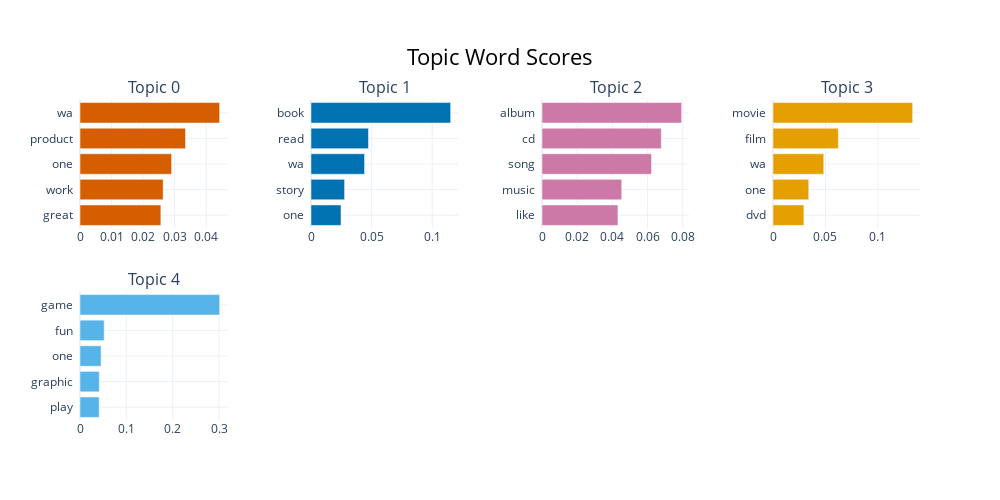

This figure's notebook cell:
### Code cell
# Visualize top-n terms per topic
fig_barchart = topic_model.visualize_barchart()
fig_barchart.show()

### Figure 1 — Plotly figure (JSON) as saved in the notebook; plotly's stock layout.template omitted (floating-point values rounded to 4 significant figures)
{"data": [{"marker": {"color": "#D55E00"}, "orientation": "h", "type": "bar", "x": [0.02561, 0.02633, 0.02901, 0.03343, 0.04423], "xaxis": "x", "y": ["great  ", "work  ", "one  ", "product  ", "wa  "], "yaxis": "y"}, {"marker": {"color": "#0072B2"}, "orientation": "h", "type": "bar", "x": [0.02476, 0.0277, 0.04419, 0.0474, 0.1152], "xaxis": "x2", "y": ["one  ", "story  ", "wa  ", "read  ", "book  "], "yaxis": "y2"}, {"marker": {"color": "#CC79A7"}, "orientation": "h", "type": "bar", "x": [0.04316, 0.04531, 0.06225, 0.0678, 0.07936], "xaxis": "x3", "y": ["like  ", "music  ", "song  ", "cd  ", "album  "], "yaxis": "y3"}, {"marker": {"color": "#E69F00"}, "orientation": "h", "type": "bar", "x": [0.02943, 0.03407, 0.04837, 0.06226, 0.1331], "xaxis": "x4", "y": ["dvd  ", "one  ", "wa  ", "film  ", "movie  "], "yaxis": "y4"}, {"marker": {"color": "#56B4E9"}, "orientation": "h", "type": "bar", "x": [0.04135, 0.0417, 0.04549, 0.05222, 0.3014], "xaxis": "x5", "y": ["play  ", "graphic  ", "one  ", "fun  ", "game  "], "yaxis": "y5"}], "layout": {"annotations": [{"font": {"size": 16}, "showarrow": false, "text": "Topic 0", "x": 0.0875, "xanchor": "center", "xref": "paper", "y": 1, "yanchor": "bottom", "yref": "paper"}, {"font": {"size": 16}, "showarrow": false, "text": "Topic 1", "x": 0.3625, "xanchor": "center", "xref": "paper", "y": 1, "yanchor": "bottom", "yref": "paper"}, {"font": {"size": 16}, "showarrow": false, "text": "Topic 2", "x": 0.6375, "xanchor": "center", "xref": "paper", "y": 1, "yanchor": "bottom", "yref": "paper"}, {"font": {"size": 16}, "showarrow": false, "text": "Topic 3", "x": 0.9125, "xanchor": "center", "xref": "paper", "y": 1, "yanchor": "bottom", "yref": "paper"}, {"font": {"size": 16}, "showarrow": false, "text": "Topic 4", "x": 0.0875, "xanchor": "center", "xref": "paper", "y": 0.4, "yanchor": "bottom", "yref": "paper"}], "height": 500, "hoverlabel": {"bgcolor": "white", "font": {"family": "Rockwell", "size": 16}}, "showlegend": false, "title": {"font": {"color": "Black", "size": 22}, "text": "Topic Word Scores", "x": 0.5, "xanchor": "center", "yanchor": "top"}, "width": 1000, "xaxis": {"anchor": "y", "domain": [0, 0.175], "showgrid": true}, "xaxis2": {"anchor": "y2", "domain": [0.275, 0.45], "showgrid": true}, "xaxis3": {"anchor": "y3", "domain": [0.55, 0.725], "showgrid": true}, "xaxis4": {"anchor": "y4", "domain": [0.825, 1], "showgrid": true}, "xaxis5": {"anchor": "y5", "domain": [0, 0.175], "showgrid": true}, "xaxis6": {"anchor": "y6", "domain": [0.275, 0.45], "showgrid": true}, "xaxis7": {"anchor": "y7", "domain": [0.55, 0.725], "showgrid": true}, "xaxis8": {"anchor": "y8", "domain": [0.825, 1], "showgrid": true}, "yaxis": {"anchor": "x", "domain": [0.6, 1], "showgrid": true}, "yaxis2": {"anchor": "x2", "domain": [0.6, 1], "showgrid": true}, "yaxis3": {"anchor": "x3", "domain": [0.6, 1], "showgrid": true}, "yaxis4": {"anchor": "x4", "domain": [0.6, 1], "showgrid": true}, "yaxis5": {"anchor": "x5", "domain": [0, 0.4], "showgrid": true}, "yaxis6": {"anchor": "x6", "domain": [0, 0.4], "showgrid": true}, "yaxis7": {"anchor": "x7", "domain": [0, 0.4], "showgrid": true}, "yaxis8": {"anchor": "x8", "domain": [0, 0.4], "showgrid": true}}}
